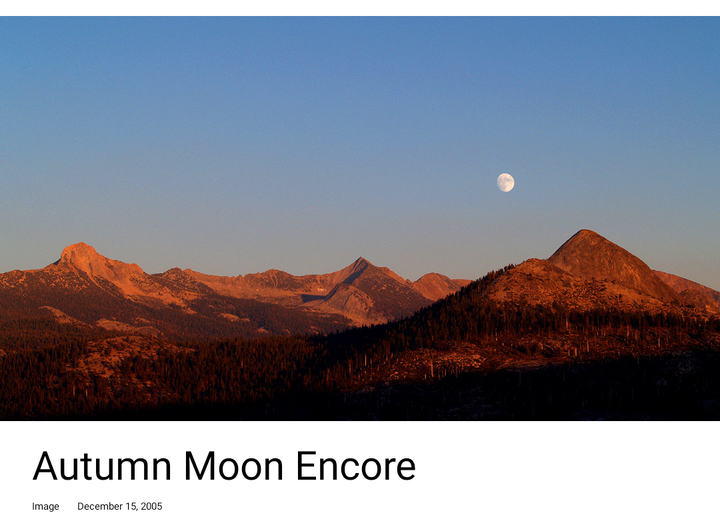
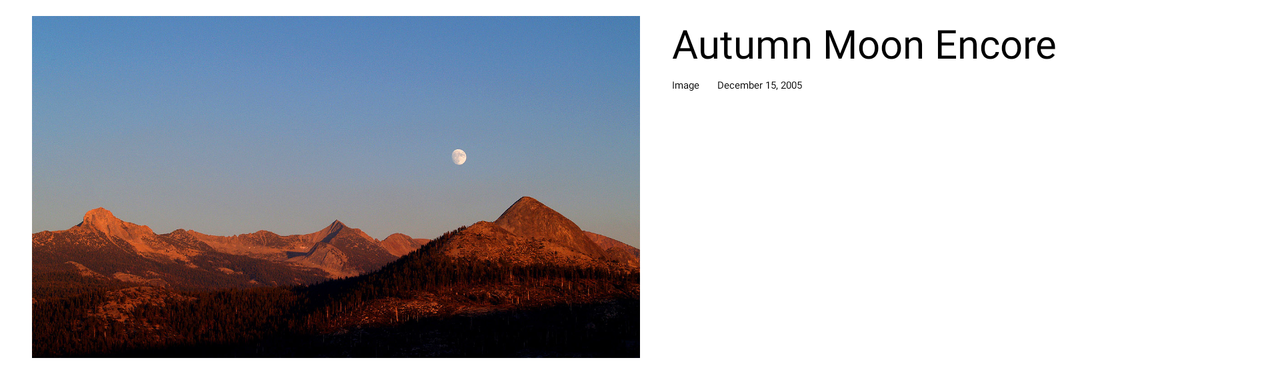

Compare how this app lays out the same screen by default and in its alternative resource folder. The renders come first, then the two layout files and the values they reference.
<!-- AndroidManifest.xml: application theme Theme.APODBrowser -->
<!-- res/layout/feed_item_apod.xml -->
<?xml version="1.0" encoding="utf-8"?>
<androidx.constraintlayout.widget.ConstraintLayout xmlns:android="http://schemas.android.com/apk/res/android"
    xmlns:app="http://schemas.android.com/apk/res-auto"
    xmlns:tools="http://schemas.android.com/tools"
    android:layout_width="match_parent"
    android:layout_height="wrap_content"
    tools:layout_marginVertical="@dimen/margin_small">

    <View
        android:id="@+id/ripple_overlay"
        android:layout_width="0dp"
        android:layout_height="0dp"
        android:foreground="?attr/selectableItemBackground"
        android:importantForAccessibility="no"
        app:layout_constraintBottom_toBottomOf="parent"
        app:layout_constraintEnd_toEndOf="parent"
        app:layout_constraintStart_toStartOf="parent"
        app:layout_constraintTop_toTopOf="parent" />

    <com.google.android.material.imageview.ShapeableImageView
        android:id="@+id/apod_image"
        android:layout_width="0dp"
        android:layout_height="0dp"
        android:background="?attr/colorSurfaceContainerHighest"
        android:contentDescription="@string/apod_image_description"
        android:scaleType="centerCrop"
        app:layout_constraintDimensionRatio="16:9"
        app:layout_constraintEnd_toEndOf="parent"
        app:layout_constraintStart_toStartOf="parent"
        app:layout_constraintTop_toTopOf="parent"
        tools:src="@drawable/bm_example_apod" />

    <com.google.android.material.imageview.ShapeableImageView
        android:id="@+id/error_placeholder"
        android:layout_width="0dp"
        android:layout_height="0dp"
        android:background="?attr/colorSurfaceContainerHighest"
        android:importantForAccessibility="no"
        android:src="@drawable/ic_broken_image"
        android:visibility="gone"
        app:contentPadding="@dimen/padding_extra_large"
        app:layout_constraintDimensionRatio="16:9"
        app:layout_constraintEnd_toEndOf="parent"
        app:layout_constraintStart_toStartOf="parent"
        app:layout_constraintTop_toTopOf="parent" />

    <TextView
        android:id="@+id/title_label"
        style="@style/TextAppearance.HeadlineSmall.Latest.Feed.Title"
        android:layout_width="0dp"
        android:layout_height="wrap_content"
        android:layout_marginStart="@dimen/margin_regular"
        android:layout_marginTop="@dimen/margin_small"
        android:layout_marginEnd="@dimen/margin_small"
        android:ellipsize="end"
        android:maxLines="2"
        app:layout_constraintEnd_toStartOf="@+id/options_button"
        app:layout_constraintStart_toStartOf="parent"
        app:layout_constraintTop_toBottomOf="@id/apod_image"
        tools:text="@string/example_apod_title" />

    <TextView
        android:id="@+id/media_type_label"
        android:layout_width="wrap_content"
        android:layout_height="wrap_content"
        android:layout_marginTop="@dimen/margin_extra_small"
        android:textAppearance="?attr/textAppearanceBodySmall"
        app:layout_constraintStart_toStartOf="@id/title_label"
        app:layout_constraintTop_toBottomOf="@id/title_label"
        tools:text="@string/example_apod_media_type" />

    <View
        android:id="@+id/info_separator"
        android:layout_width="1dp"
        android:layout_height="1dp"
        android:layout_marginStart="@dimen/margin_extra_small"
        android:background="@drawable/circle_separator"
        android:importantForAccessibility="no"
        app:layout_constraintBottom_toBottomOf="@id/media_type_label"
        app:layout_constraintStart_toEndOf="@id/media_type_label"
        app:layout_constraintTop_toTopOf="@id/media_type_label" />

    <TextView
        android:id="@+id/date_label"
        android:layout_width="0dp"
        android:layout_height="wrap_content"
        android:layout_marginStart="@dimen/margin_extra_small"
        android:ellipsize="end"
        android:maxLines="1"
        android:textAppearance="?attr/textAppearanceBodySmall"
        app:layout_constraintBottom_toBottomOf="@id/media_type_label"
        app:layout_constraintEnd_toEndOf="@+id/title_label"
        app:layout_constraintStart_toEndOf="@id/info_separator"
        app:layout_constraintTop_toTopOf="@id/media_type_label"
        tools:text="@string/example_apod_date" />

    <Button
        android:id="@+id/options_button"
        style="?attr/materialIconButtonStyle"
        android:layout_width="wrap_content"
        android:layout_height="wrap_content"
        android:layout_marginEnd="@dimen/margin_extra_small"
        android:contentDescription="@string/content_description_item_options"
        app:icon="@drawable/ic_more_vert"
        app:iconTint="?colorControlNormal"
        app:layout_constraintBottom_toBottomOf="@+id/media_type_label"
        app:layout_constraintEnd_toEndOf="parent"
        app:layout_constraintTop_toTopOf="@+id/title_label" />

</androidx.constraintlayout.widget.ConstraintLayout>
<!-- resources referenced by this layout -->
<resources>
  <dimen name="margin_extra_small">4dp</dimen>
  <dimen name="margin_regular">16dp</dimen>
  <dimen name="margin_small">8dp</dimen>
  <dimen name="padding_extra_large">48dp</dimen>
  <!-- drawable bm_example_apod: jpg bitmap (drawable, 388793 bytes) -->
  <!-- drawable circle_separator (drawable) -->
  <?xml version="1.0" encoding="utf-8"?>
  <shape xmlns:android="http://schemas.android.com/apk/res/android"
      android:shape="oval">
      <solid android:color="?colorControlNormal" />
  </shape>
  <!-- drawable ic_more_vert (drawable) -->
  <vector xmlns:android="http://schemas.android.com/apk/res/android"
      android:width="24dp"
      android:height="24dp"
      android:tint="?attr/colorControlNormal"
      android:viewportWidth="960"
      android:viewportHeight="960">
      <path
          android:fillColor="@android:color/white"
          android:pathData="M480,800Q447,800 423.5,776.5Q400,753 400,720Q400,687 423.5,663.5Q447,640 480,640Q513,640 536.5,663.5Q560,687 560,720Q560,753 536.5,776.5Q513,800 480,800ZM480,560Q447,560 423.5,536.5Q400,513 400,480Q400,447 423.5,423.5Q447,400 480,400Q513,400 536.5,423.5Q560,447 560,480Q560,513 536.5,536.5Q513,560 480,560ZM480,320Q447,320 423.5,296.5Q400,273 400,240Q400,207 423.5,183.5Q447,160 480,160Q513,160 536.5,183.5Q560,207 560,240Q560,273 536.5,296.5Q513,320 480,320Z" />
  </vector>
  <string name="apod_image_description">Apod\'s image</string>
  <string name="content_description_item_options">Item options</string>
  <string name="example_apod_date">December 15, 2005</string>
  <string name="example_apod_media_type">Image</string>
  <string name="example_apod_title">Autumn Moon Encore</string>
  <style name="TextAppearance.HeadlineSmall.Latest.Feed.Title" parent="TextAppearance.Material3.HeadlineSmall">
          <item name="android:fontFamily">@font/inter_tight_medium</item>
          <item name="fontFamily">@font/inter_tight_medium</item>
          <item name="android:textSize">20sp</item>
      </style>
  <style name="Theme.APODBrowser" parent="Theme.Material3Expressive.Light.NoActionBar">
          
          <item name="android:fontFamily">@font/inter_tight</item>
          <item name="fontFamily">@font/inter_tight</item>
      </style>
</resources>
<!-- res/layout-land/feed_item_apod.xml (the repository's variant of the layout above) -->
<!-- drawn on the phone turned sideways -->
<?xml version="1.0" encoding="utf-8"?>
<androidx.constraintlayout.widget.ConstraintLayout xmlns:android="http://schemas.android.com/apk/res/android"
    xmlns:app="http://schemas.android.com/apk/res-auto"
    xmlns:tools="http://schemas.android.com/tools"
    android:layout_width="match_parent"
    android:layout_height="wrap_content"
    android:foreground="?attr/selectableItemBackground"
    tools:layout_marginVertical="@dimen/margin_small">

    <androidx.constraintlayout.widget.Guideline
        android:id="@+id/width_guideline"
        android:layout_width="wrap_content"
        android:layout_height="wrap_content"
        android:orientation="vertical"
        app:layout_constraintGuide_percent="0.5" />

    <com.google.android.material.imageview.ShapeableImageView
        android:id="@+id/apod_image"
        android:layout_width="0dp"
        android:layout_height="0dp"
        android:layout_marginStart="@dimen/margin_regular"
        android:background="?attr/colorSurfaceContainerHighest"
        android:contentDescription="@string/apod_image_description"
        android:scaleType="centerCrop"
        app:layout_constraintDimensionRatio="16:9"
        app:layout_constraintEnd_toStartOf="@id/width_guideline"
        app:layout_constraintStart_toStartOf="parent"
        app:layout_constraintTop_toTopOf="parent"
        app:shapeAppearance="?attr/shapeAppearanceCornerLarge"
        tools:src="@drawable/bm_example_apod" />

    <com.google.android.material.imageview.ShapeableImageView
        android:id="@+id/error_placeholder"
        android:layout_width="0dp"
        android:layout_height="0dp"
        android:layout_marginStart="@dimen/margin_regular"
        android:background="?attr/colorSurfaceContainerHighest"
        android:importantForAccessibility="no"
        android:src="@drawable/ic_broken_image"
        android:visibility="gone"
        app:contentPadding="@dimen/padding_extra_large"
        app:layout_constraintDimensionRatio="16:9"
        app:layout_constraintEnd_toStartOf="@id/width_guideline"
        app:layout_constraintStart_toStartOf="parent"
        app:layout_constraintTop_toTopOf="parent"
        app:shapeAppearance="?attr/shapeAppearanceCornerLarge" />

    <TextView
        android:id="@+id/title_label"
        style="@style/TextAppearance.HeadlineSmall.Latest.Feed.Title"
        android:layout_width="0dp"
        android:layout_height="wrap_content"
        android:layout_marginStart="@dimen/margin_regular"
        app:layout_constraintEnd_toStartOf="@+id/options_button"
        app:layout_constraintStart_toEndOf="@id/width_guideline"
        app:layout_constraintTop_toTopOf="@id/apod_image"
        tools:text="@string/example_apod_title" />

    <TextView
        android:id="@+id/media_type_label"
        android:layout_width="wrap_content"
        android:layout_height="wrap_content"
        android:layout_marginTop="@dimen/margin_extra_small"
        android:textAppearance="?attr/textAppearanceBodySmall"
        app:layout_constraintStart_toStartOf="@id/title_label"
        app:layout_constraintTop_toBottomOf="@id/title_label"
        tools:text="@string/example_apod_media_type" />

    <View
        android:id="@+id/info_separator"
        android:layout_width="1dp"
        android:layout_height="1dp"
        android:layout_marginStart="@dimen/margin_extra_small"
        android:background="@drawable/circle_separator"
        android:importantForAccessibility="no"
        app:layout_constraintBottom_toBottomOf="@id/media_type_label"
        app:layout_constraintStart_toEndOf="@id/media_type_label"
        app:layout_constraintTop_toTopOf="@id/media_type_label" />

    <TextView
        android:id="@+id/date_label"
        android:layout_width="0dp"
        android:layout_height="wrap_content"
        android:layout_marginStart="@dimen/margin_extra_small"
        android:textAppearance="?attr/textAppearanceBodySmall"
        app:layout_constraintBottom_toBottomOf="@id/media_type_label"
        app:layout_constraintEnd_toEndOf="@+id/title_label"
        app:layout_constraintStart_toEndOf="@id/info_separator"
        app:layout_constraintTop_toTopOf="@id/media_type_label"
        tools:text="@string/example_apod_date" />

    <Button
        android:id="@+id/options_button"
        style="?attr/materialIconButtonStyle"
        android:layout_width="wrap_content"
        android:layout_height="wrap_content"
        android:layout_marginEnd="@dimen/margin_extra_small"
        android:contentDescription="@string/content_description_item_options"
        app:icon="@drawable/ic_more_vert"
        app:iconTint="?colorControlNormal"
        app:layout_constraintBottom_toBottomOf="@+id/media_type_label"
        app:layout_constraintEnd_toEndOf="parent"
        app:layout_constraintTop_toTopOf="@+id/title_label" />

</androidx.constraintlayout.widget.ConstraintLayout>
